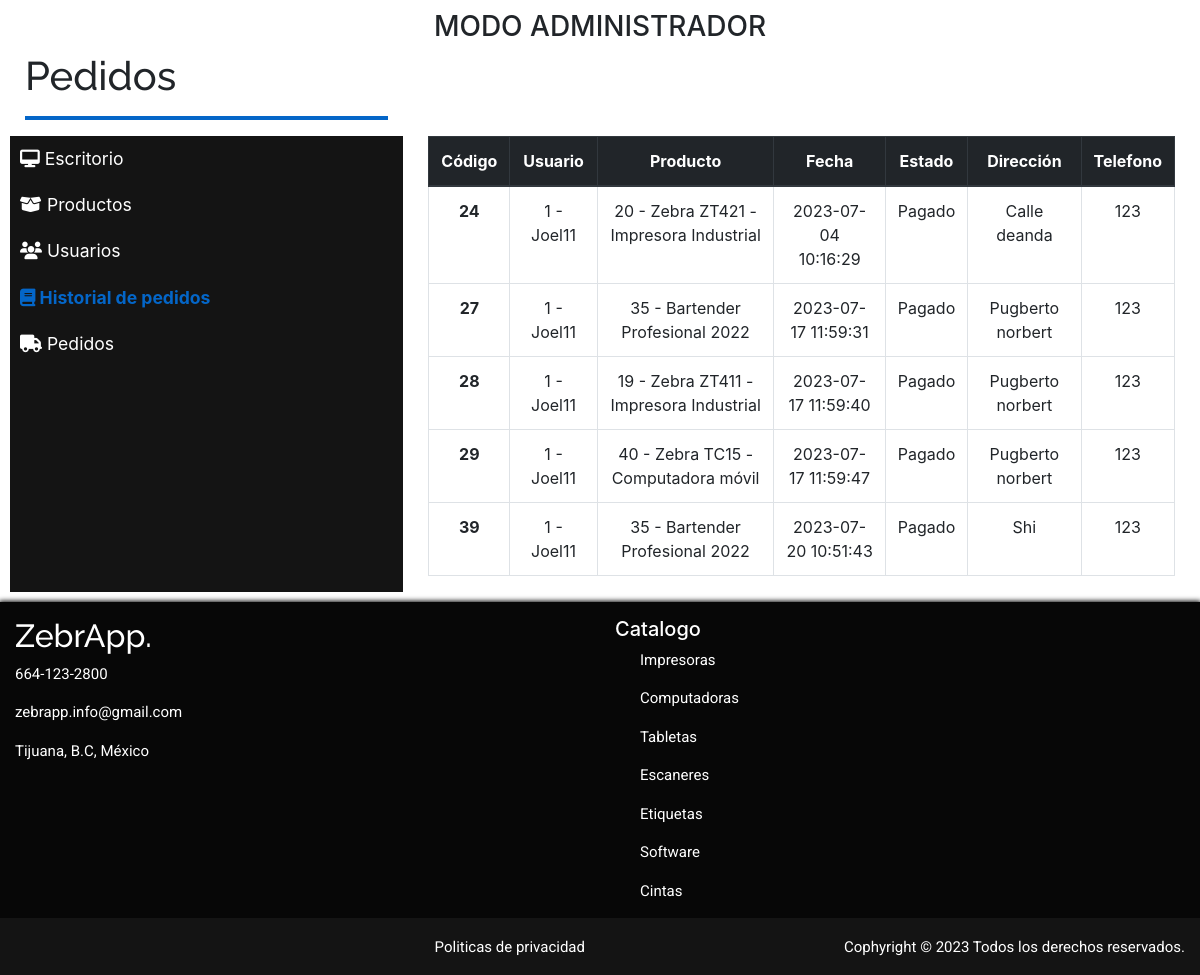
Page /admin/miadmin-historial.php on the committed database.
### tables this page shows
CREATE TABLE `pedidos` (
  `idPedido` int(11) NOT NULL,
  `idUsuario` int(11) NOT NULL,
  `idProducto` int(11) NOT NULL,
  `FechaPedido` datetime NOT NULL,
  `estado` int(11) NOT NULL,
  `dirPedido` varchar(100) NOT NULL,
  `telPedido` varchar(12) NOT NULL
);

CREATE TABLE `usuariosl` (
  `idUsuarios` int(11) NOT NULL,
  `userUsuario` varchar(100) NOT NULL,
  `passwordUsuario` varchar(100) NOT NULL,
  `NombreUsuario` varchar(100) NOT NULL,
  `ApellidoUsuario` varchar(100) NOT NULL,
  `emailUsuario` varchar(150) NOT NULL,
  `telefonoUsuario` varchar(50) NOT NULL,
  `ciudadUsuario` varchar(100) NOT NULL,
  `codposUsuario` varchar(100) NOT NULL,
  `Dirección` varchar(200) NOT NULL,
  `tipoUsuario` varchar(40) NOT NULL
);

CREATE TABLE `producto` (
  `idProducto` int(11) NOT NULL,
  `nomProducto` varchar(40) NOT NULL,
  `desProducto` varchar(100) NOT NULL,
  `preProducto` decimal(10,2) NOT NULL,
  `estado` int(11) NOT NULL,
  `imgProducto` varchar(100) DEFAULT NULL,
  `tipoProducto` int(11) NOT NULL,
  `desLProducto` varchar(400) NOT NULL,
  `featured` int(11) NOT NULL
);

### admin/miadmin-historial.php (the view, shortened to what this page needs)
<!DOCTYPE html>
<html>
    <head>
        <link rel="stylesheet" type="text/css" href="">
        <link rel="stylesheet" type="text/css" href="../css/styles.css">
        <link rel="stylesheet" type="text/css" href="../css/bootstrap.css">
        <link rel="stylesheet" type="text/css" href="../fontawesome-free-6.3.0-web\css\all.css">
    </head>
    <body class="panelcontrol" >
      <?php include ("../conexion.php");
      ?>
        <div style=" margin:10px;">
        <span class="text-center"><h3 >MODO ADMINISTRADOR</h3></span>
            <div class="col-sm-4">
                <h1 >Pedidos</h1>
                <hr class="lineazul">
            </div>
            <div id="sidebar"class="container-fluid">
                <div class="row">
                    <div class="col-sm-4" style="background-color:#141414; padding: 0px">
                        <ul class="nav flex-column navbarleftside">
                            <li class="nav-item">
                                <a class="nav-link " href="miadmin.php"><i class="fa-solid fa-desktop"></i>  Escritorio</a>
                            </li>
                            <li class="nav-item ">
                                <a class="nav-link " href="miadmin-productos.php"><i class="fa-solid fa-box-open"></i> Productos</a>
                            </li>
                            <li class="nav-item ">
                                <a class="nav-link " href="miadmin-usuarios.php"><i class="fa-solid fa-users"></i> Usuarios</a>
                            </li>
                            <li class="nav-item ">
                                <a class="nav-link active" href="miadmin-historial.php"> <i class="fa-solid fa-book"></i> Historial de pedidos</a>
                            </li>
                            <li class="nav-item ">
                                <a class="nav-link  " href="miadmin-pedidos.php"> <i class="fa-solid fa-truck"></i> Pedidos</a>
                            </li>
                        </ul>
                    </div>
                    <div class="col-sm-8" style="padding-left: 25px !important;">
                    <div class="text-center">
                    <table class="table table-bordered">
                                <thead class="thead-dark">
                                    <tr>
                                    <th scope="col">Código</th>
                                    <th scope="col">Usuario</th>
                                    <th scope="col">Producto</th>
                                    <th scope="col">Fecha</th>
                                    <th scope="col">Estado</th>
                                    <th scope="col">Dirección</th>
                                    <th scope="col">Telefono</th>
                                    </tr>
                                </thead>
                                <tbody>
                                    <?php
                                        $sql="SELECT ped.*,usu.*,pro.*,case when ped.estado=3 then 'Pagado' else 'Otro' end
                                        estadotexto FROM pedidos ped
                                        inner join usuariosl usu
                                        on ped.idUsuario=usu.idUsuarios
                                        inner join producto pro
                                        on ped.idProducto=pro.idProducto
                                        where ped.estado=3";
                                        $resultado=mysqli_query($conexion,$sql);
                                        while($row=mysqli_fetch_array($resultado)){
                                            echo
                                            '<tr>
                                            <th scope="row">'.$row['idPedido'].'</th>
                                                <td>'.$row['idUsuario'].' - '.$row['userUsuario'].'</td>
                                                <td>'.$row['idProducto'].' - '.$row['nomProducto'].'</td>
                                                <td>'.$row['FechaPedido'].'</td>
                                                <td>'.$row['estadotexto'].'</td>
                                                <td>'.$row['dirPedido'].'</td>
                                                <td>'.$row['telPedido'].'</td>
                                            </tr>';
                                        }
                                    ?>
                                </tbody>
                            </table>
                        </div>
                    </div>
                </div>
            </div>
        </div>
        <footer>
            <?php
                require_once('../footer.php');
            ?>
            </footer>
    </body>
</html>

### footer.php (shortened to what this page needs)
<footer>
<div class="container-fluid footerino">
    <div class="row" >
        <div class="col-sm-6" >
            <h3 class="navba"style="color:white">ZebrApp.</h3>
            <div class="infoFoot" style="color:white";>
                <p>664-123-2800</p>
                <p>zebrapp.info@gmail.com</p>
                <p>Tijuana, B.C, México</p>
            </div>
        </div>
        <div class="col-sm-3">
            <h5 style="color:white">Catalogo </h5>
            <div style="color:white; margin-left:25px" ;>
                <a style="color:white;" href="http://localhost/zebrapp/tipoProducto.php?p=1"><p>Impresoras</p></a>
                <a style="color:white;" href="http://localhost/zebrapp/tipoProducto.php?p=2"><p>Computadoras</p></a>
                <a style="color:white;" href="http://localhost/zebrapp/tipoProducto.php?p=3"><p>Tabletas</p></a>
                <a style="color:white;" href="http://localhost/zebrapp/tipoProducto.php?p=4"><p>Escaneres</p></a>
                <a style="color:white;" href="http://localhost/zebrapp/tipoProducto.php?p=5"><p>Etiquetas</p></a>
                <a style="color:white;" href="http://localhost/zebrapp/tipoProducto.php?p=6"><p>Software</p></a>
                <a style="color:white;" href="http://localhost/zebrapp/tipoProducto.php?p=7"><p>Cintas</p></a>
            </div>
        </div>
    </div>
    <div class="row" style="background-color:#141414; padding-top:18px; margin-bottom:-18px; ">
        <div class="col-sm-6 text-right ">
            <p style="color:white"> Politicas de privacidad </p>
        </div>
        <div class="col-sm-6 text-right ">
            <p style="color:white">Cophyright © 2023 Todos los derechos reservados.</p>
        </div>
    </div>
</div>
</footer>

### css/styles.css (style rules this page uses)
p { font-family: 'Roboto', sans-serif; font-size: 15px !important; }
h1 { font-family: 'Raleway', sans-serif !important; }
.navba { font-family: 'Raleway', sans-serif !important; font-size: xx-large !important; }
.navbarleftside { background-color: #141414; color:#ffffff; }
#sidebar ul li a { padding: 10px; font-size: 1.1em; transition: 0.3s; }
.active { color:#0466C8 !important; font-weight: bold; }
.nav-link { color:#ffffff; }
.lineazul { border-top: 4px solid #0466C8; width:auto !important; text-align: left; }
.footerino { background-color: #070707; padding:15px; box-shadow: 0 0 5px 1px #000000; }
.panelcontrol { background: rgb(255,255,255); }

### rows in the picture
pedidos: idPedido "24", idUsuario "1", usuariosl.userUsuario "Joel11", idProducto.idProducto "20", idProducto.nomProducto "Zebra ZT421 - Impresora Industrial", FechaPedido "2023-07-04 10:16:29", estadotexto "Pagado", dirPedido "Calle deanda", telPedido "123"
pedidos: idPedido "27", idUsuario "1", usuariosl.userUsuario "Joel11", idProducto.idProducto "35", idProducto.nomProducto "Bartender Profesional 2022", FechaPedido "2023-07-17 11:59:31", estadotexto "Pagado", dirPedido "Pugberto norbert", telPedido "123"
pedidos: idPedido "28", idUsuario "1", usuariosl.userUsuario "Joel11", idProducto.idProducto "19", idProducto.nomProducto "Zebra ZT411 - Impresora Industrial", FechaPedido "2023-07-17 11:59:40", estadotexto "Pagado", dirPedido "Pugberto norbert", telPedido "123"
pedidos: idPedido "29", idUsuario "1", usuariosl.userUsuario "Joel11", idProducto.idProducto "40", idProducto.nomProducto "Zebra TC15 - Computadora móvil", FechaPedido "2023-07-17 11:59:47", estadotexto "Pagado", dirPedido "Pugberto norbert", telPedido "123"
pedidos: idPedido "39", idUsuario "1", usuariosl.userUsuario "Joel11", idProducto.idProducto "35", idProducto.nomProducto "Bartender Profesional 2022", FechaPedido "2023-07-20 10:51:43", estadotexto "Pagado", dirPedido "Shi", telPedido "123"
